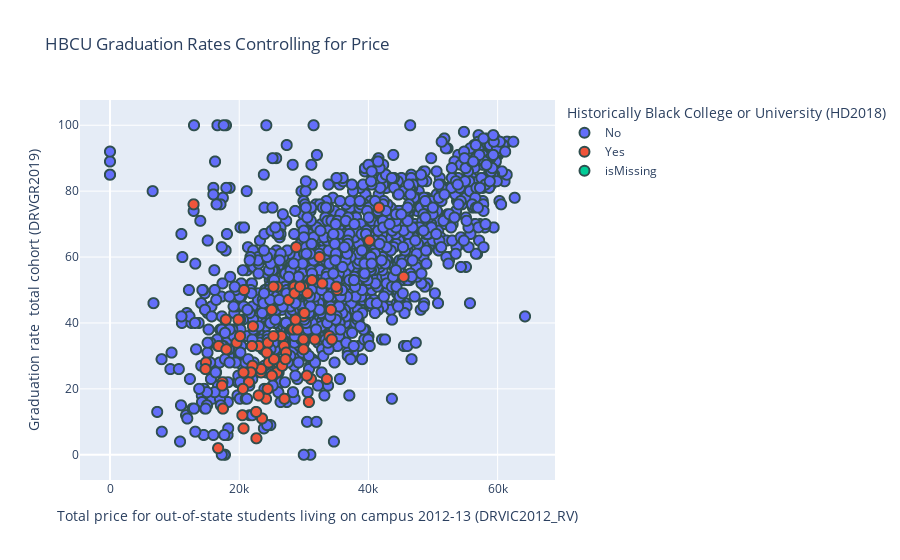

Notebook cell for this chart:
### Code cell
fig = px.scatter(
    df, x=price, y=total, color=hbcu, title="HBCU Graduation Rates Controlling for Price",
    hover_name='Institution Name'
)

fig.update_traces(marker=dict(size=10,
                              line=dict(width=2,
                                        color='DarkSlateGrey')),
                  selector=dict(mode='markers'))
fig.show()

### Figure 1 — Plotly figure (JSON) as saved in the notebook; plotly's stock layout.template omitted (floating-point values rounded to 4 significant figures; data arrays with more than 128 entries replaced by an {"elided": "..."} marker saying what was removed)
{"data": [{"hovertemplate": "<b>%{hovertext}</b><br><br>Historically Black College or University (HD2018)=No<br>Total price for out-of-state students living on campus 2012-13 (DRVIC2012_RV)=%{x}<br>Graduation rate  total cohort (DRVGR2019)=%{y}<extra></extra>", "hovertext": {"elided": "2220 str values"}, "legendgroup": "No", "marker": {"color": "#636efa", "line": {"color": "DarkSlateGrey", "width": 2}, "size": 10, "symbol": "circle"}, "mode": "markers", "name": "No", "showlegend": true, "type": "scattergl", "x": {"elided": "2220 int values"}, "xaxis": "x", "y": {"elided": "2220 int values"}, "yaxis": "y"}, {"hovertemplate": "<b>%{hovertext}</b><br><br>Historically Black College or University (HD2018)=Yes<br>Total price for out-of-state students living on campus 2012-13 (DRVIC2012_RV)=%{x}<br>Graduation rate  total cohort (DRVGR2019)=%{y}<extra></extra>", "hovertext": ["Alabama A & M University", "Alabama State University", "Albany State University", "Alcorn State University", "Allen University", "American Baptist College", "Arkansas Baptist College", "Benedict College", "Bennett College", "Bethune-Cookman University", "Bluefield State College", "Bowie State University", "Central State University", "Cheyney University of Pennsylvania", "Claflin University", "Clark Atlanta University", "Clinton College", "Coppin State University", "Delaware State University", "Dillard University", "Edward Waters College", "Elizabeth City State University", "Fayetteville State University", "Fisk University", "Florida Agricultural and Mechanical University", "Florida Memorial University", "Fort Valley State University", "Grambling State University", "Hampton University", "Harris-Stowe State University", "Howard University", "Huston-Tillotson University", "Jackson State University", "Jarvis Christian College", "Johnson C Smith University", "Kentucky State University", "Lane College", "Langston University", "Le Moyne-Owen College", "Lincoln University", "Lincoln University", "Livingstone College", "Miles College", "Mississippi Valley State University", "Morehouse College", "Morgan State University", "Morris College", "Norfolk State University", "North Carolina A & T State University", "North Carolina Central University", "Oakwood University", "Paine College", "Paul Quinn College", "Philander Smith College", "Prairie View A & M University", "Rust College", "Saint Augustine's University", "Savannah State University", "Selma University", "Shaw University", "Simmons College of Kentucky", "South Carolina State University", "Southern University and A & M College", "Southern University at New Orleans", "Southwestern Christian College", "Spelman College", "Stillman College", "Talladega College", "Tennessee State University", "Texas College", "Texas Southern University", "Tougaloo College", "Tuskegee University", "University of Arkansas at Pine Bluff", "University of Maryland Eastern Shore", "University of the District of Columbia", "University of the Virgin Islands", "Virginia State University", "Virginia Union University", "Virginia University of Lynchburg", "Voorhees College", "West Virginia State University", "Wilberforce University", "Wiley College", "Winston-Salem State University", "Xavier University of Louisiana"], "legendgroup": "Yes", "marker": {"color": "#EF553B", "line": {"color": "DarkSlateGrey", "width": 2}, "size": 10, "symbol": "circle"}, "mode": "markers", "name": "Yes", "showlegend": true, "type": "scattergl", "x": [24668, 22993, 31094, 20139, 21500, 16803, 20675, 30458, 28822, 26958, null, 29907, 24572, 25876, 29868, 34201, 12937, 23363, 29937, 28556, 23392, 22125, 24455, 35148, 31258, 26512, 31705, 29937, 32428, 24148, 40129, 26034, 28382, 23532, 30536, 25842, 17400, 23011, 17482, 22047, 27663, 25050, 21794, 18013, 45451, 30084, 20656, 33959, 25886, 28569, 35028, 22620, 20575, 25028, 25295, 14850, 30782, 25376, 16740, 26998, null, 34338, 17928, 17333, 14776, 41635, 26641, 19596, 29959, 20482, 33566, 20748, 32853, 21962, 28723, null, 27254, 29043, 27154, 22657, 19876, 24263, 24400, 20134, 25297, 29409], "xaxis": "x", "y": [30, 33, 23, 41, 22, 33, 8, 24, 63, 33, 31, 43, 28, 26, 51, 44, 76, 25, 42, 51, 26, 39, 34, 50, 53, 36, 35, 35, 60, 17, 65, 28, 38, 11, 49, 25, 22, 18, 14, 27, 47, 24, 25, 32, 54, 43, 25, 36, 51, 49, 51, 13, 20, 44, 36, 28, 16, 29, 2, 17, 0, 35, 41, 21, 26, 75, 27, 34, 32, 12, 23, 50, 52, 33, 41, 13, 31, 38, 29, 5, 41, 31, 20, 36, 51, 51], "yaxis": "y"}, {"hovertemplate": "<b>%{hovertext}</b><br><br>Historically Black College or University (HD2018)=isMissing<br>Total price for out-of-state students living on campus 2012-13 (DRVIC2012_RV)=%{x}<br>Graduation rate  total cohort (DRVGR2019)=%{y}<extra></extra>", "hovertext": ["American College of the Building Arts", "California International Business University", "Faith Theological Seminary and Christian College", "Keser Torah-Mayan Hatalmud", "Northwestern Polytechnic University", "Patrick Henry College", "Southeastern Free Will Baptist Bible College", "Southwestern Baptist Theological Seminary", "Urshan College"], "legendgroup": "isMissing", "marker": {"color": "#00cc96", "line": {"color": "DarkSlateGrey", "width": 2}, "size": 10, "symbol": "circle"}, "mode": "markers", "name": "isMissing", "showlegend": true, "type": "scattergl", "x": [null, null, null, null, null, null, null, null, null], "xaxis": "x", "y": [67, 94, 84, 14, 60, 64, 62, 33, 27], "yaxis": "y"}], "layout": {"legend": {"title": {"text": "Historically Black College or University (HD2018)"}, "tracegroupgap": 0}, "title": {"text": "HBCU Graduation Rates Controlling for Price"}, "xaxis": {"anchor": "y", "domain": [0, 1], "title": {"text": "Total price for out-of-state students living on campus 2012-13 (DRVIC2012_RV)"}}, "yaxis": {"anchor": "x", "domain": [0, 1], "title": {"text": "Graduation rate  total cohort (DRVGR2019)"}}}}
